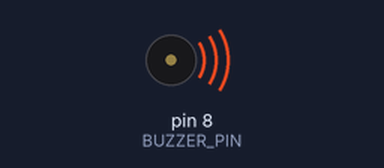
Bench run of a sketch on a simulated Arduino Uno, built with avr-gcc and run on an emulated ATmega328P. Parts: buzzer (waves = sounding).

Above: at 0.1 s.
At 15.8 s:
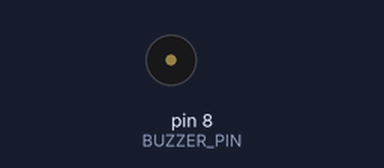
Timing chart, 0 to 17.3 s (numbered marks = the images above):
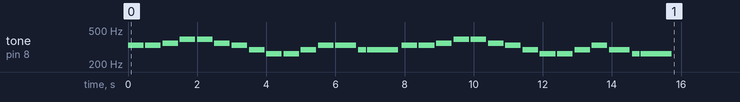

The sketch:

ode-to-joy.ino
```cpp
const int BUZZER_PIN = 8;

const int melody[] = {
  330, 330, 349, 392,
  392, 349, 330, 294,
  262, 262, 294, 330,
  330, 294, 294,

  330, 330, 349, 392,
  392, 349, 330, 294,
  262, 262, 294, 330,
  294, 262, 262
};

const int beats[] = {
  4, 4, 4, 4,
  4, 4, 4, 4,
  4, 4, 4, 4,
  3, 8, 2,

  4, 4, 4, 4,
  4, 4, 4, 4,
  4, 4, 4, 4,
  3, 8, 2
};

const int TEMPO = 120;

void playSong() {
  const int wholeNote = (60000 * 4) / TEMPO;
  const int noteCount = sizeof(melody) / sizeof(melody[0]);

  for (int i = 0; i < noteCount; i++) {
    int duration = wholeNote / beats[i];
    tone(BUZZER_PIN, melody[i], duration * 0.9);
    delay(duration);
    noTone(BUZZER_PIN);
  }
}

void setup() {
  pinMode(BUZZER_PIN, OUTPUT);
  playSong();
}

void loop() {}
```
